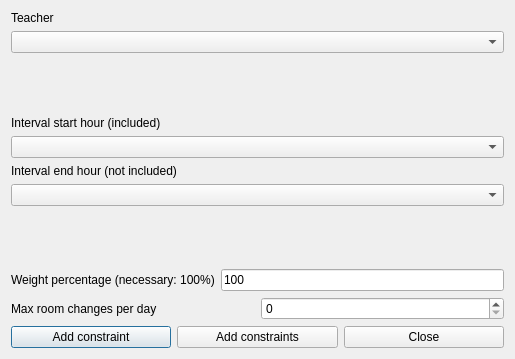
<?xml version="1.0" encoding="UTF-8"?>
<ui version="4.0">
 <class>AddConstraintTeacherMaxRoomChangesPerDayInIntervalForm_template</class>
 <widget class="QDialog" name="AddConstraintTeacherMaxRoomChangesPerDayInIntervalForm_template">
  <property name="geometry">
   <rect>
    <x>0</x>
    <y>0</y>
    <width>514</width>
    <height>359</height>
   </rect>
  </property>
  <property name="windowTitle">
   <string extracomment="This is the title of the dialog to add a new constraint of this type">Add teacher max room changes per day in interval</string>
  </property>
  <layout class="QGridLayout" name="gridLayout">
   <item row="3" column="0">
    <layout class="QVBoxLayout" name="verticalLayout_2">
     <item>
      <widget class="QLabel" name="endTextLabel">
       <property name="frameShape">
        <enum>QFrame::NoFrame</enum>
       </property>
       <property name="frameShadow">
        <enum>QFrame::Plain</enum>
       </property>
       <property name="text">
        <string extracomment="This field refers to a constraint operating on a given hourly interval. The selected start hour of the interval is included (is counted) in the constraint, while the selected end hour of the interval is not included (is not counted) in the constraint.">Interval end hour (not included)</string>
       </property>
       <property name="wordWrap">
        <bool>false</bool>
       </property>
      </widget>
     </item>
     <item>
      <widget class="QComboBox" name="endHourComboBox">
       <property name="editable">
        <bool>false</bool>
       </property>
       <property name="insertPolicy">
        <enum>QComboBox::NoInsert</enum>
       </property>
       <property name="duplicatesEnabled">
        <bool>false</bool>
       </property>
      </widget>
     </item>
    </layout>
   </item>
   <item row="1" column="0">
    <spacer name="spacer1">
     <property name="orientation">
      <enum>Qt::Vertical</enum>
     </property>
     <property name="sizeType">
      <enum>QSizePolicy::Expanding</enum>
     </property>
     <property name="sizeHint" stdset="0">
      <size>
       <width>20</width>
       <height>21</height>
      </size>
     </property>
    </spacer>
   </item>
   <item row="5" column="0">
    <layout class="QHBoxLayout">
     <item>
      <widget class="QLabel" name="weightTextLabel">
       <property name="frameShape">
        <enum>QFrame::NoFrame</enum>
       </property>
       <property name="frameShadow">
        <enum>QFrame::Plain</enum>
       </property>
       <property name="text">
        <string>Weight percentage (necessary: 100%)</string>
       </property>
       <property name="wordWrap">
        <bool>false</bool>
       </property>
      </widget>
     </item>
     <item>
      <widget class="QLineEdit" name="weightLineEdit">
       <property name="text">
        <string notr="true">100</string>
       </property>
      </widget>
     </item>
    </layout>
   </item>
   <item row="4" column="0">
    <spacer name="verticalSpacer">
     <property name="orientation">
      <enum>Qt::Vertical</enum>
     </property>
     <property name="sizeHint" stdset="0">
      <size>
       <width>493</width>
       <height>24</height>
      </size>
     </property>
    </spacer>
   </item>
   <item row="2" column="0">
    <layout class="QVBoxLayout" name="verticalLayout">
     <item>
      <widget class="QLabel" name="startTextLabel">
       <property name="frameShape">
        <enum>QFrame::NoFrame</enum>
       </property>
       <property name="frameShadow">
        <enum>QFrame::Plain</enum>
       </property>
       <property name="text">
        <string extracomment="This field refers to a constraint operating on a given hourly interval. The selected start hour of the interval is included (is counted) in the constraint, while the selected end hour of the interval is not included (is not counted) in the constraint.">Interval start hour (included)</string>
       </property>
       <property name="wordWrap">
        <bool>false</bool>
       </property>
      </widget>
     </item>
     <item>
      <widget class="QComboBox" name="startHourComboBox">
       <property name="editable">
        <bool>false</bool>
       </property>
       <property name="insertPolicy">
        <enum>QComboBox::NoInsert</enum>
       </property>
       <property name="duplicatesEnabled">
        <bool>false</bool>
       </property>
      </widget>
     </item>
    </layout>
   </item>
   <item row="7" column="0">
    <layout class="QHBoxLayout">
     <item>
      <widget class="QPushButton" name="addConstraintPushButton">
       <property name="text">
        <string>Add constraint</string>
       </property>
      </widget>
     </item>
     <item>
      <widget class="QPushButton" name="addConstraintsPushButton">
       <property name="text">
        <string>Add constraints</string>
       </property>
      </widget>
     </item>
     <item>
      <widget class="QPushButton" name="closePushButton">
       <property name="text">
        <string>Close</string>
       </property>
      </widget>
     </item>
    </layout>
   </item>
   <item row="6" column="0">
    <layout class="QHBoxLayout">
     <item>
      <widget class="QLabel" name="textLabel1">
       <property name="text">
        <string>Max room changes per day</string>
       </property>
       <property name="wordWrap">
        <bool>false</bool>
       </property>
      </widget>
     </item>
     <item>
      <widget class="QSpinBox" name="maxChangesSpinBox"/>
     </item>
    </layout>
   </item>
   <item row="0" column="0">
    <layout class="QVBoxLayout" name="verticalLayout_3">
     <item>
      <widget class="QLabel" name="teacherTextLabel">
       <property name="frameShape">
        <enum>QFrame::NoFrame</enum>
       </property>
       <property name="frameShadow">
        <enum>QFrame::Plain</enum>
       </property>
       <property name="text">
        <string>Teacher</string>
       </property>
       <property name="wordWrap">
        <bool>false</bool>
       </property>
      </widget>
     </item>
     <item>
      <widget class="QComboBox" name="teachersComboBox">
       <property name="editable">
        <bool>false</bool>
       </property>
       <property name="insertPolicy">
        <enum>QComboBox::NoInsert</enum>
       </property>
       <property name="duplicatesEnabled">
        <bool>false</bool>
       </property>
      </widget>
     </item>
    </layout>
   </item>
  </layout>
 </widget>
 <layoutdefault spacing="6" margin="11"/>
 <resources/>
 <connections/>
</ui>
